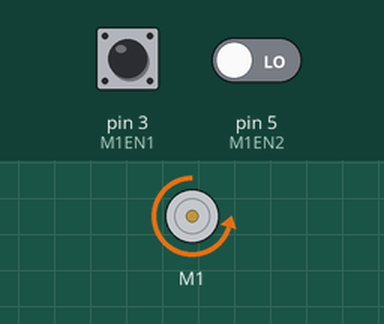
Simulated run of this sketch. Board: Arduino Uno, built with avr-gcc and run on an emulated ATmega328P. Parts: DC motor (green arrow = forward, orange = backward, longer = faster). Inputs (shaded band) come from the test bench; at power-on: pin 3 (M1EN1) HIGH, pin 5 (M1EN2) LOW. What the sketch prints to the serial monitor is not drawn.

Above: at 1.24 s.
1.3 s: pin 3 (M1EN1) pulsed LOW 2 times (0.12 s each, 0.3 s apart)
At 2.61 s:
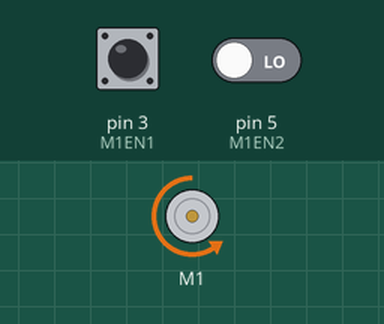
At 3.95 s:
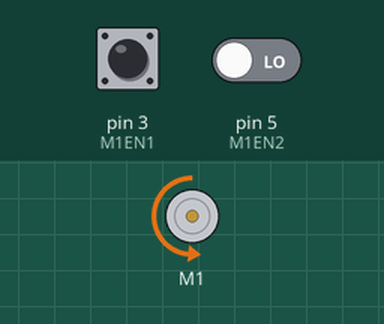
Timing chart, 0 to 19.3 s (numbered marks = the images above; inputs shaded):
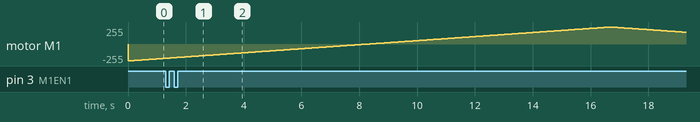

Measured:
- by itself, motor M1: rises from backward 214/255 to forward 255/255 in 15.3 s, then falls to forward 175/255 in 2.6 s

The sketch:

encoder_speed.ino
```cpp
#include "DualVNH5019MotorShield.h"

#define M1INA 2
#define M1INB 4
#define M1ENDIAG 6
#define M2INA 7
#define M2INB 8
#define M1PWM 9
#define M2PWM 10
#define M2ENDIAG 12
#define M1CS A0
#define M2CS A1

#define M1EN1 3
#define M1EN2 5

DualVNH5019MotorShield md(M1INA, M1INB, M1PWM, M1ENDIAG, M1CS, M2INA, M2INB, M2PWM, M2ENDIAG, M2CS);

int speed_max = 400;
int speed_c = -speed_max;
int dir = 1;


int TPR = 3000; // ticks per revolution
int M1_ticks = 0;
unsigned long M1_start_ticking;
int M1_window_size = 1000;

void m1_encoder_cb(){
  if( digitalRead(M1EN1) != digitalRead(M1EN2) )
    M1_ticks++;
  else
    M1_ticks--;
}

void setup() {
  // put your setup code here, to run once:
  Serial.begin(115200);
  md.init();

  M1_start_ticking = millis();
  attachInterrupt( digitalPinToInterrupt(M1EN1), m1_encoder_cb, CHANGE);

}


float M1_calculate_speed(){
  unsigned long dt = millis() - M1_start_ticking;
  if( abs(M1_ticks) > M1_window_size ){
    M1_ticks = 0;
    M1_start_ticking = millis();
  }
  float speed_ticks_per_millis = 2 * 3.1415 * 1000 * float(M1_ticks) / (dt * TPR);
  return speed_ticks_per_millis;
}


void loop() {
  // put your main code here, to run repeatedly:
  if( !md.getM1Fault() ){
    md.setM1Speed(speed_c+=dir);
  }
  else{
    Serial.println("Fault");
  }
  if( speed_c > speed_max )
    dir = -1;
  if( speed_c < - speed_max )
    dir = 1;

  Serial.print("encoder speed: ");
  Serial.println(M1_calculate_speed());
  delay(20);
}
```
